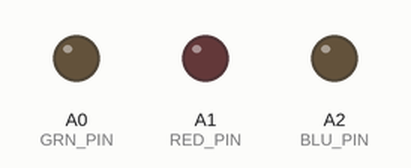
Bench run of a sketch on a simulated Arduino Uno, built with avr-gcc and run on an emulated ATmega328P. Parts: output pins drawn as LEDs (lit = HIGH).

Above: at 0.1 s.
At 1.5 s:
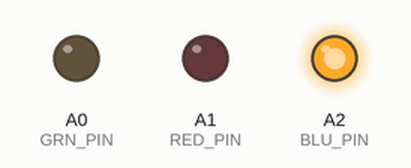
At 5.5 s:
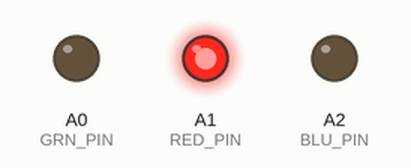
At 17.5 s:
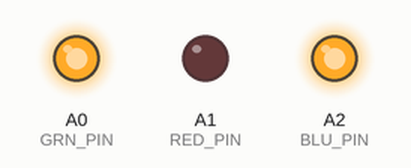
At 25.5 s:
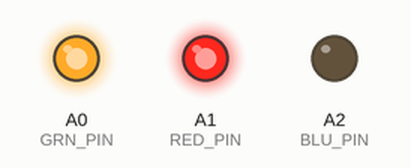
At 37.5 s:
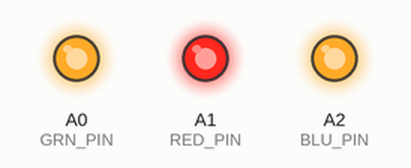
Timing chart, 0 to 39.0 s (numbered marks = the images above):
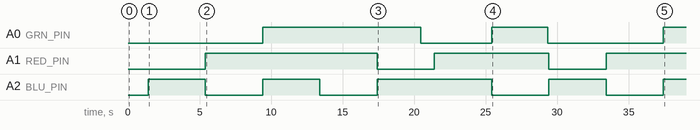

The sketch:

RGB_Smooth_test1.ino
```cpp
/*
  Updated Fade RGB LED Smoothly through 7 colours
  Fades an RGB LED using PWM smoothly through 7 different colours pausing for 1 seconds on each colour.
  Re-writted code to non blocking program using timers.

  Connect an common Cathode RGB LED with appropriate resistors on each anode to your Arduino Uno;
  Red to pin 6, Green to pin 5, Blue to pin 3, Cathode to GND.

  Developed for Arduino Uno by Joshua David - TechHelpBlog.com

  Please Feel Free to adapt and use this code in your projects.
  Contact me at techhelpblog.com and let me know how you've used it!
*/

#define GRN_PIN A0
#define RED_PIN A1
#define BLU_PIN A2

byte RED, GREEN, BLUE;
byte RED_A = 0;
byte GREEN_A = 0;
byte BLUE_A = 0;
int led_delay = 0;
byte colour_count = 1;                //Count the colours out
#define colour_count_max 7              //Set this to the max number of colours defined
#define colour_delay 4000             //Define the delay between changing colours in ms
#define time_at_colour 1000           //Time to stay on a colour in ms

//Some Time values
unsigned long TIME_LED = 0;
unsigned long TIME_COLOUR = 0;

//Define Colours here.
//Blue
#define C1_R 0
#define C1_G 0
#define C1_B 255
//Red
#define C2_R 255
#define C2_G 0
#define C2_B 0
//White
#define C3_R 255
#define C3_G 255
#define C3_B 255
//Orange
#define C4_R 255
#define C4_G 186
#define C4_B 0
//Light Blue
#define C5_R 0
#define C5_G 168
#define C5_B 255
//Purple
#define C6_R 255
#define C6_G 0
#define C6_B 255
//Yellow
#define C7_R 255
#define C7_G 250
#define C7_B 0

void setup()
{

  //Assign initial values
  RED = C1_R;
  GREEN = C1_G;
  BLUE = C1_B;
  //Get the led_delay speed
  led_delay = (colour_delay - time_at_colour) / 255;

  analogWrite(GRN_PIN, 0);
  analogWrite(RED_PIN, 0);
  analogWrite(BLU_PIN, 0);

}

void loop()
{

  //Rest of your program - Avoid using delay(); function!

  if(millis() - TIME_LED >= led_delay){
    TIME_LED = millis();

    //Run the LED Function to check and adjust the values
    LED();
  }

  if(millis() - TIME_COLOUR >= colour_delay){
    TIME_COLOUR = millis();

    //Run the Colour Change function
    COLOUR();
  }

}

void LED()
{

  //Check Values and adjust "Active" Value
  if(RED != RED_A){
    if(RED_A > RED) RED_A = RED_A - 1;
    if(RED_A < RED) RED_A++;
  }
  if(GREEN != GREEN_A){
    if(GREEN_A > GREEN) GREEN_A = GREEN_A - 1;
    if(GREEN_A < GREEN) GREEN_A++;
  }
  if(BLUE != BLUE_A){
    if(BLUE_A > BLUE) BLUE_A = BLUE_A - 1;
    if(BLUE_A < BLUE) BLUE_A++;
  }

  //Assign modified values to the pwm outputs for each colour led
  analogWrite(RED_PIN, RED_A);
  analogWrite(GRN_PIN, GREEN_A);
  analogWrite(BLU_PIN, BLUE_A);

}

void COLOUR()
{

  //Increment the colour by one or go back to 1 if maxed out
  if(colour_count < colour_count_max) colour_count++;
  else colour_count = 1;

  if(colour_count == 1){
    RED = C1_R;
    GREEN = C1_G;
    BLUE = C1_B;
  } else if(colour_count == 2){
    RED = C2_R;
    GREEN = C2_G;
    BLUE = C2_B;
  } else if(colour_count == 3){
    RED = C3_R;
    GREEN = C3_G;
    BLUE = C3_B;
  } else if(colour_count == 4){
    RED = C4_R;
    GREEN = C4_G;
    BLUE = C4_B;
  } else if(colour_count == 5){
    RED = C5_R;
    GREEN = C5_G;
    BLUE = C5_B;
  } else if(colour_count == 6){
    RED = C6_R;
    GREEN = C6_G;
    BLUE = C6_B;
  } else if(colour_count == 7){
    RED = C7_R;
    GREEN = C7_G;
    BLUE = C7_B;
  }
}
```

Measured:
- by itself, A0 (GRN_PIN): goes HIGH 11.0 s, LOW 5.0 s, HIGH 3.9 s, LOW 8.1 s, then HIGH
- by itself, A1 (RED_PIN): goes HIGH 12.0 s, LOW 4.0 s, HIGH 8.0 s, LOW 4.0 s, then HIGH
- by itself, A2 (BLU_PIN): LOW → HIGH at 1.4 s, → LOW 4.0 s later, → HIGH 4.0 s later, → LOW 4.0 s later, … (9 changes in this stretch)
